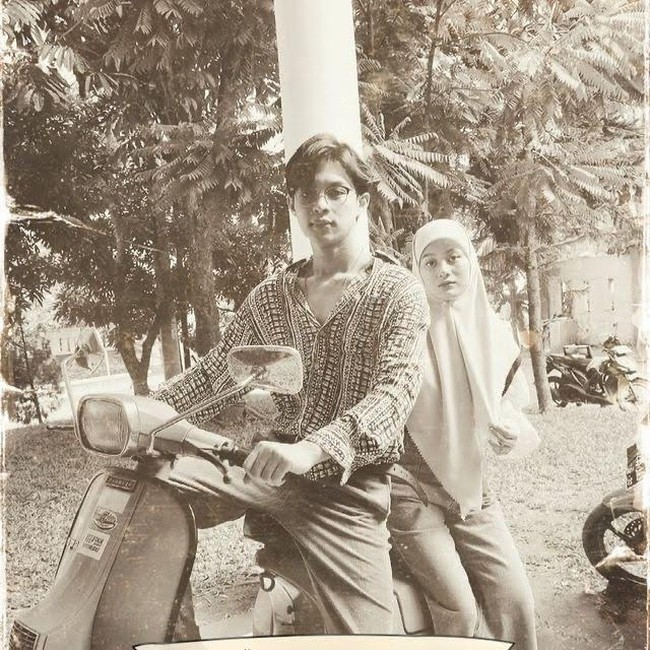
#> input picture img-2.jpeg, 650 x 650 px
$ jupyter execute --allow-errors 'Tugas Pengolahan Citra Digital (Ikmal Nur Awaludin).ipynb'   (shell and % lines are left out)
#> lines starting #> are read from the running program, lines starting #| are printed output that depends on the picture
- !pip install  → Perintah untuk menginstal library langsung dari notebook.

- modelscope → Digunakan untuk melakukan pemanggilan model AI (misal DDColor).

- opencv-python → Library untuk manipulasi citra (membaca, menulis, konversi).

- pillow → Library untuk membuka/menyimpan gambar (format JPG, PNG, dsb).

- matplotlib → Untuk menampilkan gambar hasil.

Menginstal versi tertentu dari modelscope karena beberapa versi baru sering bermasalah.

[cell 1]
import matplotlib.pyplot as plt
from PIL import Image
from PIL import Image
import numpy as np
import cv2
from google.colab import files
from modelscope.pipelines import pipeline
from modelscope.hub.snapshot_download import snapshot_download

- matplotlib.pyplot as plt → Untuk menampilkan gambar dalam notebook.

- PIL.Image → Memuat dan menyimpan gambar.

- PIL.ImageFilter → Untuk efek seperti sharpening, blur, dsb.

- cv2 → OpenCV, digunakan untuk membaca dan memanipulasi citra.

- pipeline → Mengambil pipeline model dari ModelScope.

- snapshot_download → Men-download model lokal (misal DDColor).

#> (a cell that did not finish here is left out)

- snapshot_download() → Mengunduh model AI DDColor.

- "damo/cv_ddcolor_image-colorization" → Nama model untuk colorization.

- cache_dir="models" → Folder tempat model disimpan.

- model_dir → Variabel berisi lokasi model.

**Baris terakhir hanya menampilkan path model.**

#> (a cell that did not finish here is left out)

- pipeline() → Membuat pipeline pemrosesan model DDColor.

- task="image-colorization" → Menentukan tugasnya adalah pewarnaan citra.

- model=model_dir → Menggunakan model yang sudah di-download.

- device="cuda" → Menjalankan dengan GPU agar lebih cepat.

[cell 4]
uploaded = files.upload()
#> the answer given: img-2.jpeg

filename = list(uploaded.keys())[0]
filename

- files.upload() → Membuka dialog upload file dari komputer.

- uploaded → Dictionary berisi file yang di-upload.

- list(uploaded.keys())[0] → Mengambil nama file pertama.

- filename → Menampilkan nama file.

[cell 5]
gray_img = cv2.imread(filename, cv2.IMREAD_GRAYSCALE)
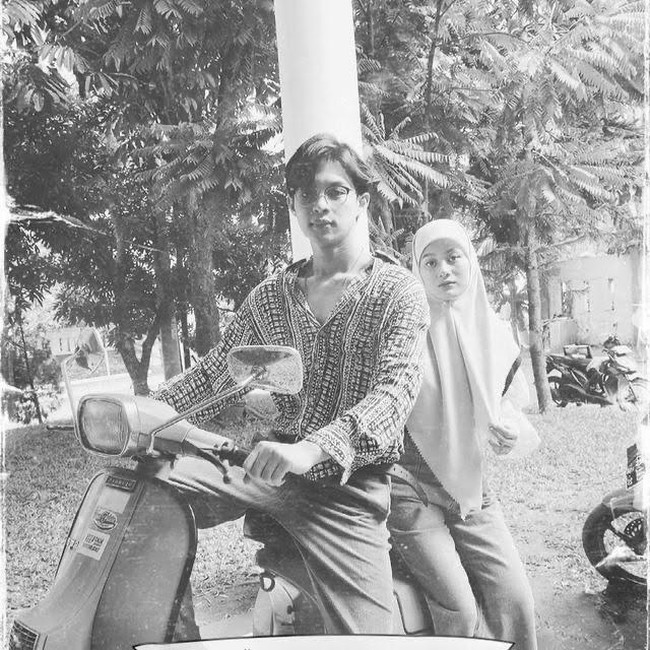
#> gray_img: shape (650, 650); min 5, max 255, mean 157
rgb_img = cv2.cvtColor(gray_img, cv2.COLOR_GRAY2RGB)

cv2.imwrite("rgb_output.png", rgb_img)
#> Out = True
